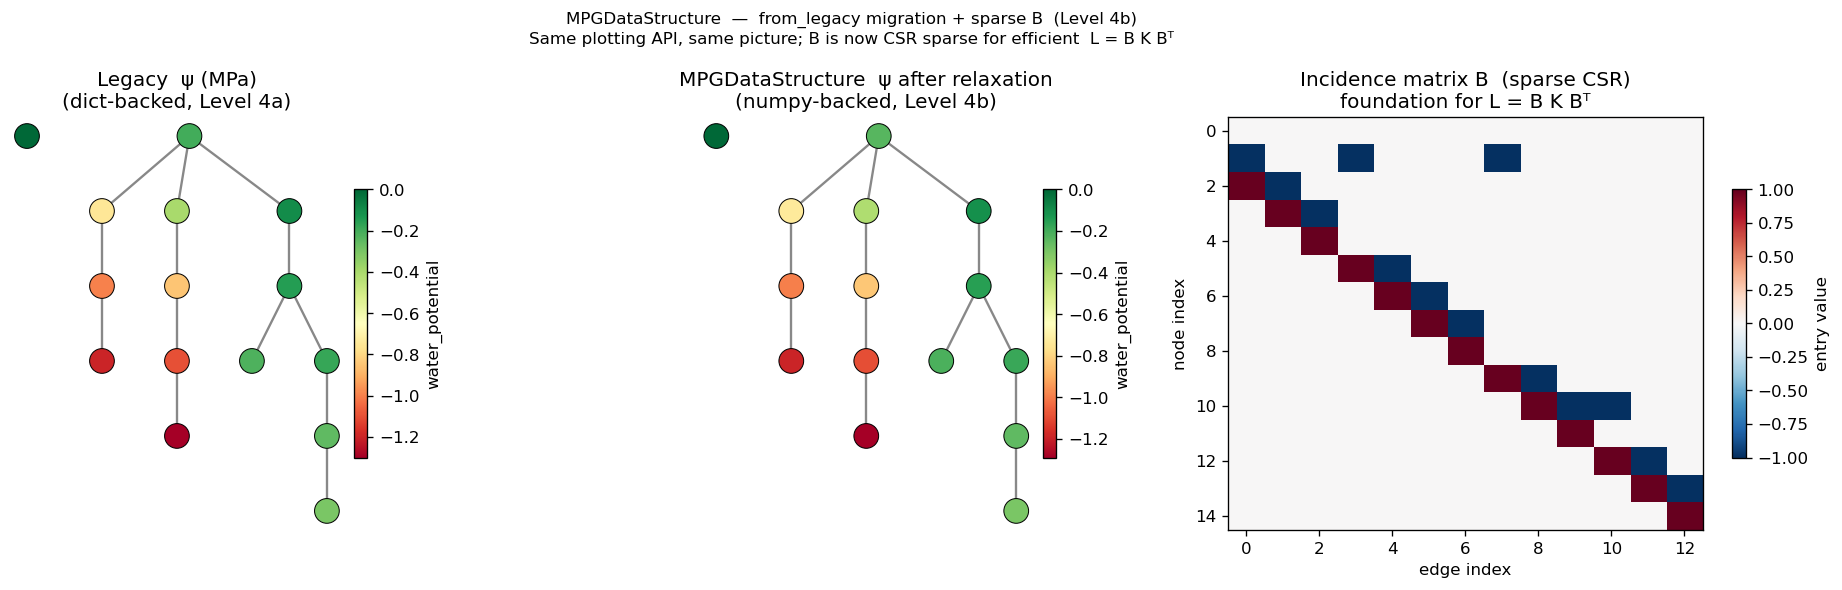

This figure's Python source:
"""
MPGDataStructure — illustrative example.

Demonstrates three things:

1. ``from_legacy`` migration: a LegacyMPGDataStructure (dict-backed) is
   converted to an MPGDataStructure (numpy-backed) in one call.  The same
   plotting function is called on both instances and produces the same picture.

2. Sparse incidence matrix: ``ds.incidence_matrix()`` now returns a CSR sparse
   matrix.  The same ``plot_incidence_structure`` function handles both dense
   and sparse transparently.  The sparse B enables efficient graph Laplacian
   assembly: L = B K B^T — the key operation in every transport solver.

3. Solver-like state update via ``inject_state``: without touching any
   class-specific attribute the caller can push a new ψ vector into the data
   structure, exactly as the GraphSystemBuilder will do after each Newton step.

Plant scenario
--------------
Same two-phytomer seedling.  ψ values are loaded from the legacy format, then
the numpy-backed structure runs one explicit relaxation step toward a uniform
potential field, demonstrating the round-trip  extract_state → compute → inject_state.

Output
------
example_mpg_data_structure.png  (saved next to this file)
"""

import sys
import os
_HERE = os.path.dirname(__file__)
sys.path.insert(0, os.path.join(_HERE, '..', '..', 'mpg_tests'))
sys.path.insert(0, _HERE)   # examples/plotting takes priority over mpg_tests/plotting

import numpy as np
import matplotlib
matplotlib.use('Agg')
import matplotlib.pyplot as plt
from scipy.sparse import diags, issparse

from openalea.metafspm.data_structure.data_api import (
    LegacyMPGDataStructure,
    MPGDataStructure,
)
from simple_seedling import generate_simple_mpg_seedling
from plotting import plot_graph_property, plot_incidence_structure


# ── 1. Build legacy data structure (concrete setup) ───────────────────────────

g, sd = generate_simple_mpg_seedling()

wp = g.property('water_potential')
wp[sd.internodeelement]  = -0.20;  wp[sd.internodeelement2] = -0.40
wp[sd.leafelement1]      = -0.75;  wp[sd.leafelement2]      = -1.00
wp[sd.leafelement3]      = -1.20;  wp[sd.leafelement4]      = -0.85
wp[sd.leafelement5]      = -1.10;  wp[sd.leafelement6]      = -1.30
wp[sd.root_segment1]     = -0.10;  wp[sd.root_segment2]     = -0.15
wp[sd.root_segment3]     = -0.22;  wp[sd.root_segment4]     = -0.18
wp[sd.root_segment5]     = -0.25;  wp[sd.root_segment6]     = -0.30

ds_leg: LegacyMPGDataStructure = LegacyMPGDataStructure(g, g.scales.SubOrgan)

# ── 2. Migrate to numpy-backed MPGDataStructure ────────────────────────────────
#       One call — copies specified properties as contiguous numpy arrays.

ds_np: MPGDataStructure = MPGDataStructure.from_legacy(ds_leg, ['water_potential'])
print(f"Migrated  n_nodes={ds_np.n_nodes()}  n_edges={ds_np.n_edges()}")

# Verify: extract_state gives the same vector from both implementations
psi_leg = ds_leg.extract_state(['water_potential'])   # abstract API
psi_np  = ds_np.extract_state(['water_potential'])    # abstract API
assert np.allclose(psi_leg, psi_np), "Migration must preserve values exactly"
print("extract_state: Legacy ≡ MPGDataStructure ✓")

# ── 3. Sparse graph Laplacian — enabled by sparse incidence matrix ─────────────

B = ds_np.incidence_matrix()    # abstract API → sparse CSR  (MPGDataStructure)
print(f"B is sparse: {issparse(B)}  shape: {B.shape}")

# Uniform conductances for illustration
m = ds_np.n_edges()
K = diags(np.ones(m), format='csr')   # K diagonal = conductance per edge
L_graph = B @ K @ B.T                 # graph Laplacian: (n×m)(m×m)(m×n) → (n×n) sparse
print(f"Graph Laplacian L: shape {L_graph.shape}  nnz={L_graph.nnz}")

# ── 4. Solver-like relaxation step via abstract API only ──────────────────────
#       Emulates one Newton-like update: ψ ← ψ − α · L · ψ

alpha = 0.05
psi   = ds_np.extract_state(['water_potential'])   # abstract API
psi_new = psi - alpha * (L_graph @ psi)
ds_np.inject_state(psi_new, ['water_potential'])   # abstract API
print(f"After relaxation: ψ range [{psi_new.min():.3f}, {psi_new.max():.3f}] MPa")

# ── 5. Plot — same functions, both implementations ────────────────────────────

fig, axes = plt.subplots(1, 3, figsize=(17, 5))
fig.suptitle(
    "MPGDataStructure  —  from_legacy migration + sparse B  (Level 4b)\n"
    "Same plotting API, same picture; B is now CSR sparse for efficient  L = B K Bᵀ",
    fontsize=10,
)

# Left: legacy ψ  (baseline before relaxation — re-read from legacy ds)
plot_graph_property(
    ds_leg, 'water_potential',
    title="Legacy  ψ (MPa)\n(dict-backed, Level 4a)",
    cmap='RdYlGn', ax=axes[0],
)

# Middle: numpy ψ after one relaxation step
plot_graph_property(
    ds_np, 'water_potential',
    title="MPGDataStructure  ψ after relaxation\n(numpy-backed, Level 4b)",
    cmap='RdYlGn', ax=axes[1],
)

# Right: sparse B — same plot_incidence_structure call as for legacy
plot_incidence_structure(
    ds_np,
    title="Incidence matrix B  (sparse CSR)\nfoundation for L = B K Bᵀ",
    ax=axes[2],
)

plt.tight_layout()
out = os.path.join(os.path.dirname(__file__), 'example_mpg_data_structure.png')
plt.savefig(out, dpi=120, bbox_inches='tight')
print(f"Saved → {out}")
